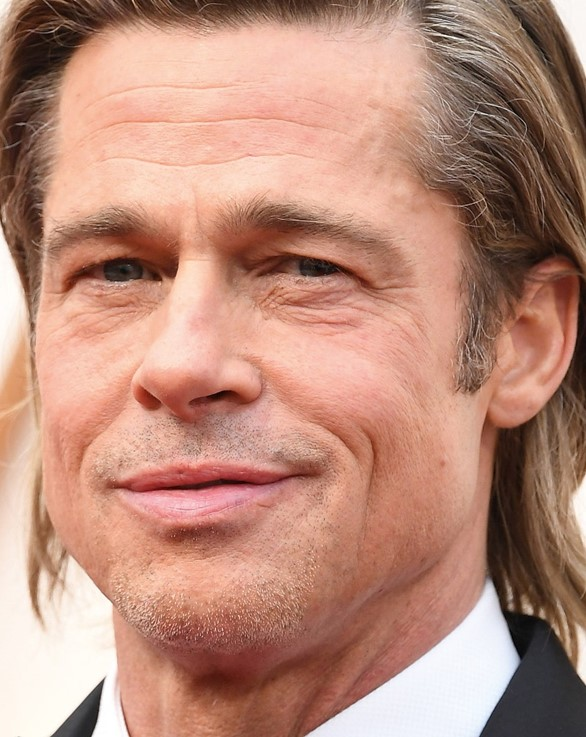
#> input picture lab2/brad.jpg, 586 x 737 px
$ python lab2_brad.py
#> lines starting #> are read from the running program, lines starting #| are printed output that depends on the picture
# Task 2: Brad Pitt Dewrinkles (COMPLETE VERSION)
import cv2 as cv
import numpy as np
from matplotlib import pyplot as plt

img = cv.imread('brad.jpg')
#> img is the input picture: shape (737, 586, 3); mean B, G, R 122.6, 139.8, 186.1
assert img is not None, "file could not be read, check with os.path.exists()"

# Convert BGR to RGB
img = cv.cvtColor(img, cv.COLOR_BGR2RGB)

print("=" * 70)
print("TASK 2: FREQUENCY DOMAIN FILTERING")
print("=" * 70)
print(f"\nImage loaded: {img.shape[1]} × {img.shape[0]} pixels")
#| Image loaded: 586 × 737 pixels

### STEP 2.1: SPATIAL DOMAIN GAUSSIAN BLUR ###
print("\n--- STEP 2.1: Spatial Domain Filtering ---")

# Gaussian blur parameters
kernel_size = 11
sigma = 1.5

print(f"Kernel size: {kernel_size}×{kernel_size}")
print(f"Sigma: {sigma}")

blurred_img_spatial = cv.GaussianBlur(img, (kernel_size, kernel_size), sigma)

# Comparison
plt.figure(figsize=[16, 8])
plt.subplot(1, 2, 1)
plt.imshow(img)
plt.axis('off')
plt.title("Original Image", fontsize=14, fontweight='bold')

plt.subplot(1, 2, 2)
plt.imshow(blurred_img_spatial)
plt.axis('off')
plt.title(f"Spatial Domain Blur\nKernel={kernel_size}×{kernel_size}, σ={sigma}",
          fontsize=14, fontweight='bold')

plt.tight_layout()
plt.show()

# Save for report
cv.imwrite('task2_step2.1_spatial_blur.jpg', cv.cvtColor(blurred_img_spatial, cv.COLOR_RGB2BGR))
print("✓ Spatial domain filtering complete")

### STEP 2.2: FFT OF GAUSSIAN KERNEL ###
print("\n--- STEP 2.2: Gaussian Kernel in Frequency Domain ---")

# Create 2D Gaussian kernel
kernel_1d = cv.getGaussianKernel(kernel_size, sigma)
kernel_2d = kernel_1d @ kernel_1d.T

# Show kernel in spatial domain
plt.figure(figsize=(12, 5))
plt.subplot(1, 2, 1)
plt.imshow(kernel_2d, cmap='hot')
plt.colorbar()
plt.title("Gaussian Kernel\n(Spatial Domain)", fontsize=12, fontweight='bold')

# For 3D visualization
ax = plt.subplot(1, 2, 2, projection='3d')
x = np.arange(kernel_size)
y = np.arange(kernel_size)
X, Y = np.meshgrid(x, y)
ax.plot_surface(X, Y, kernel_2d, cmap='hot')
ax.set_title('3D View', fontsize=12, fontweight='bold')

plt.tight_layout()
plt.show()

# Get image dimensions for padding
gray_face = cv.cvtColor(img, cv.COLOR_RGB2GRAY)
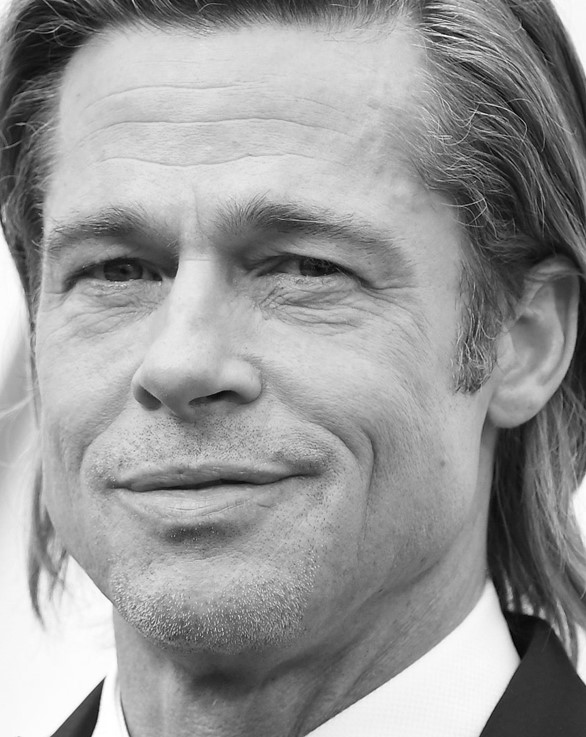
#> gray_face: shape (737, 586); min 0, max 255, mean 151.7
img_height, img_width = gray_face.shape
#> img_height = 737; img_width = 586

# Pad kernel to image size
kernel_padded = np.zeros((img_height, img_width))
kernel_padded[:kernel_size, :kernel_size] = kernel_2d

# Calculate 2D FFT and shift
kernel_fft = np.fft.fft2(kernel_padded)
kernel_fft_shifted = np.fft.fftshift(kernel_fft)

# Visualize the magnitude spectrum
magnitude_spectrum_kernel = 20 * np.log(np.abs(kernel_fft_shifted) + 1)

# Normalize for use as filter (0 to 1 range)
gaussian_filter = np.abs(kernel_fft_shifted)
gaussian_filter = gaussian_filter / gaussian_filter.max()

plt.figure(figsize=(14, 6))
plt.subplot(1, 2, 1)
plt.imshow(kernel_2d, cmap='hot')
plt.title('Gaussian Kernel (Spatial)', fontsize=12, fontweight='bold')
plt.colorbar()
plt.axis('off')

plt.subplot(1, 2, 2)
plt.imshow(magnitude_spectrum_kernel, cmap='gray')
plt.title('Gaussian Kernel (Frequency Domain)', fontsize=12, fontweight='bold')
plt.colorbar()
plt.axis('off')

# Mark center
center_x, center_y = img_width // 2, img_height // 2
#> center_x = 293; center_y = 368
plt.plot(center_x, center_y, 'r+', markersize=20, markeredgewidth=2)

plt.tight_layout()
plt.savefig('task2_step2.2_gaussian_fft.jpg', dpi=150, bbox_inches='tight')
plt.show()

print("✓ FFT of Gaussian kernel calculated")
print("✓ This is a LOW-PASS filter (bright center = low freq pass, dark edges = high freq blocked)")

### STEP 2.3: FREQUENCY DOMAIN FILTERING ###
print("\n--- STEP 2.3: Filtering in Frequency Domain ---")

# Process each RGB channel separately
filtered_rgb = np.zeros_like(img)

for channel in range(3):
    channel_name = ['Red', 'Green', 'Blue'][channel]
    print(f"Processing {channel_name} channel...")

    # Extract channel
    channel_img = img[:, :, channel]

    # Step 1: Forward FFT
    f = np.fft.fft2(channel_img)
    f_shifted = np.fft.fftshift(f)

    # Step 2: Apply filter (multiply in frequency domain)
    f_filtered = f_shifted * gaussian_filter

    # Step 3: Inverse FFT
    f_ishift = np.fft.ifftshift(f_filtered)
    img_back = np.fft.ifft2(f_ishift)
    img_back_real = np.real(img_back)

    # Clip and convert to uint8
    filtered_rgb[:, :, channel] = np.uint8(np.clip(img_back_real, 0, 255))
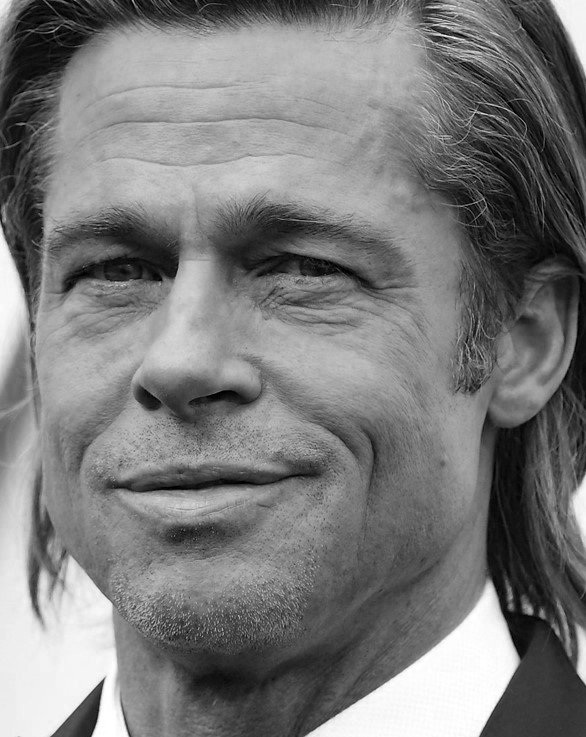
#> channel_img: shape (737, 586); min 0, max 255, mean 122.6

print("All channels processed in frequency domain")

# Visualize the process for one channel (grayscale)
f_gray = np.fft.fft2(gray_face)
f_gray_shifted = np.fft.fftshift(f_gray)
magnitude_original = 20 * np.log(np.abs(f_gray_shifted) + 1)
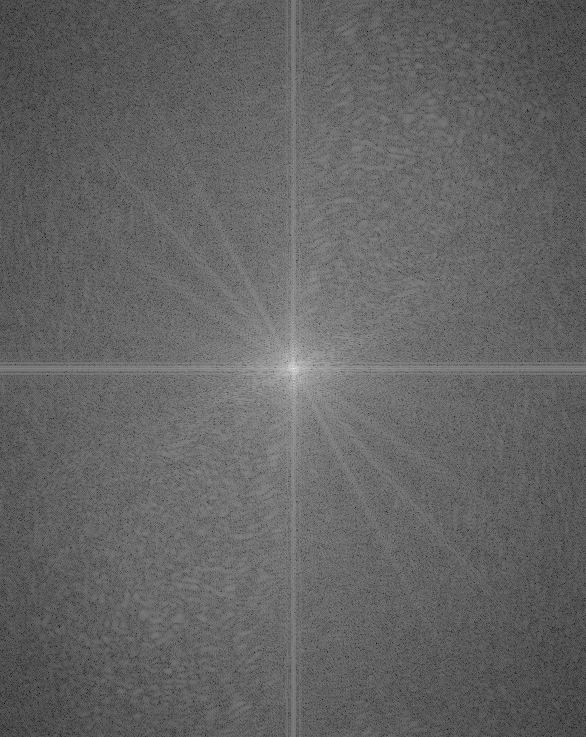
#> magnitude_original: shape (737, 586) float64; min 37.02, max 360, mean 164.4; drawn with min black and max white

f_gray_filtered = f_gray_shifted * gaussian_filter
magnitude_filtered = 20 * np.log(np.abs(f_gray_filtered) + 1)
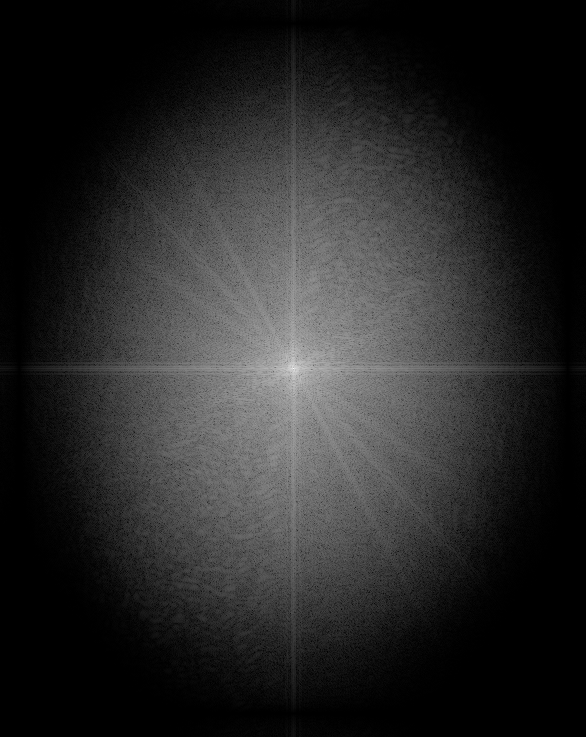
#> magnitude_filtered: shape (737, 586) float64; min 9.01e-09, max 360, mean 56.5; drawn with min black and max white

plt.figure(figsize=(18, 6))

plt.subplot(1, 3, 1)
plt.imshow(magnitude_original, cmap='gray')
plt.title('Original Spectrum', fontsize=12, fontweight='bold')
plt.axis('off')

plt.subplot(1, 3, 2)
plt.imshow(gaussian_filter, cmap='hot')
plt.title('Low-Pass Filter', fontsize=12, fontweight='bold')
plt.axis('off')

plt.subplot(1, 3, 3)
plt.imshow(magnitude_filtered, cmap='gray')
plt.title('Filtered Spectrum', fontsize=12, fontweight='bold')
plt.axis('off')

plt.suptitle('Frequency Domain Filtering Process', fontsize=14, fontweight='bold')
plt.tight_layout()
plt.show()
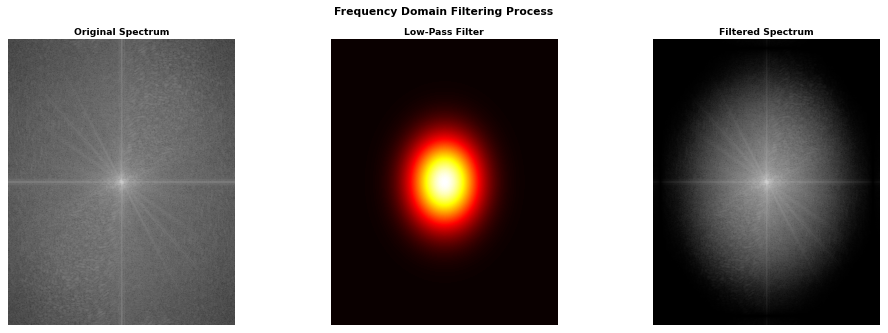
#> figure drawn by matplotlib, 3 panels

# Show final RGB result
plt.figure(figsize=(16, 8))
plt.subplot(1, 2, 1)
plt.imshow(img)
plt.axis('off')
plt.title('Original Image', fontsize=14, fontweight='bold')

plt.subplot(1, 2, 2)
plt.imshow(filtered_rgb)
plt.axis('off')
plt.title('Frequency Domain Filtered', fontsize=14, fontweight='bold')

plt.tight_layout()
plt.show()

# Save for report
cv.imwrite('task2_step2.3_frequency_filtered.jpg', cv.cvtColor(filtered_rgb, cv.COLOR_RGB2BGR))
print("Frequency domain filtering complete")

### STEP 2.4: COMPARISON ###
print("\n--- STEP 2.4: Comparison of Both Methods ---")

# Side-by-side comparison
fig, axes = plt.subplots(1, 3, figsize=(20, 7))

axes[0].imshow(img)
axes[0].set_title('Original Image', fontsize=14, fontweight='bold')
axes[0].axis('off')

axes[1].imshow(blurred_img_spatial)
axes[1].set_title('Spatial Domain Filtering\n(Step 2.1)', fontsize=14, fontweight='bold')
axes[1].axis('off')

axes[2].imshow(filtered_rgb)
axes[2].set_title('Frequency Domain Filtering\n(Step 2.3)', fontsize=14, fontweight='bold')
axes[2].axis('off')

plt.suptitle('Comparison: Spatial vs Frequency Domain Filtering',
             fontsize=16, fontweight='bold')
plt.tight_layout()
plt.savefig('task2_step2.4_comparison.jpg', dpi=150, bbox_inches='tight')
plt.show()

# Calculate difference between the two methods
difference = cv.absdiff(blurred_img_spatial, filtered_rgb)
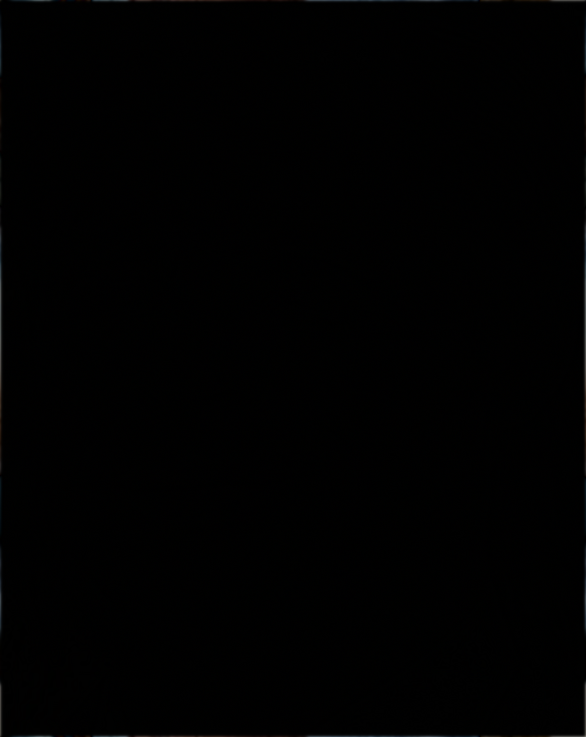
#> difference: shape (737, 586, 3); mean R, G, B 0.8, 0.8, 0.8
diff_magnitude = np.mean(difference)
#> diff_magnitude = 0.844

print("\nComparison Results:")
print(f"  Average pixel difference: {diff_magnitude:.2f}")
#|   Average pixel difference: 0.84
print(f"  Max pixel difference: {np.max(difference)}")
#|   Max pixel difference: 118

# Show difference image (amplified for visibility)
plt.figure(figsize=(10, 8))
plt.imshow(difference * 10)  # Amplify by 10 to make visible
plt.title('Difference Between Methods\n(Amplified 10x for visibility)',
          fontsize=14, fontweight='bold')
plt.colorbar(label='Pixel Difference')
plt.axis('off')
plt.show()
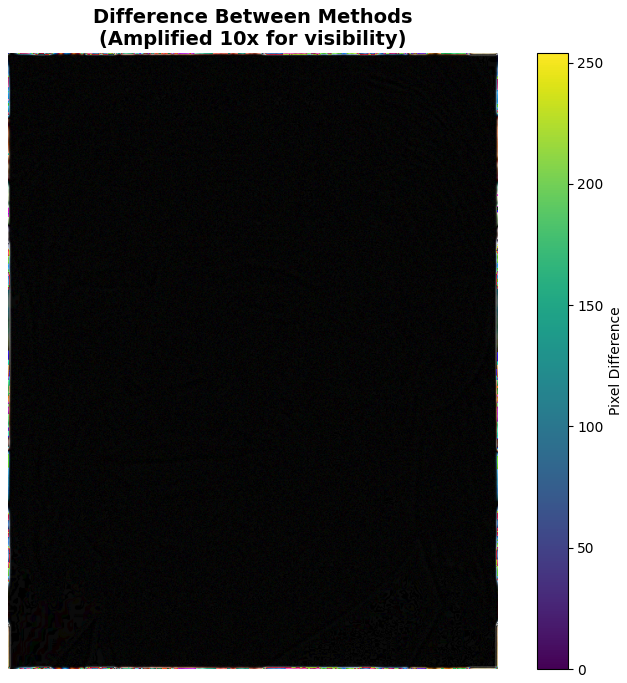
#> figure drawn by matplotlib, 2 panels

print("\nObservations:")
print("     Both methods produce VERY similar results")
print("     Small differences due to numerical precision")
print("     Validates: Convolution (spatial) = Multiplication (frequency)")

print("\nCommentary for Report:")
print("  The spatial and frequency domain methods produce nearly identical results.")
print("  Spatial domain is more intuitive and slightly simpler to implement.")
print("  Frequency domain is more efficient for large kernels and helps understand")
print("  the filtering process in terms of frequency components.")
print("  For this smoothing task, either domain works well.")


print("\n--- STEP 2.5: Testing on Unseen Image ---")

test_img_path = 'brad.jpg'

try:
    test_img = cv.imread(test_img_path)
    if test_img is not None:
        test_img = cv.cvtColor(test_img, cv.COLOR_BGR2RGB)

        print(f"Test image loaded: {test_img.shape[1]} × {test_img.shape[0]} pixels")
#| Test image loaded: 586 × 737 pixels

        # Get dimensions
        test_height, test_width = test_img.shape[:2]
#> test_height = 737; test_width = 586

        # Create filter for this image size
        kernel_padded_test = np.zeros((test_height, test_width))
        kernel_padded_test[:kernel_size, :kernel_size] = kernel_2d

        kernel_fft_test = np.fft.fft2(kernel_padded_test)
        kernel_fft_shifted_test = np.fft.fftshift(kernel_fft_test)

        gaussian_filter_test = np.abs(kernel_fft_shifted_test)
        gaussian_filter_test = gaussian_filter_test / gaussian_filter_test.max()

        # Process each channel
        filtered_test = np.zeros_like(test_img)

        for channel in range(3):
            channel_img = test_img[:, :, channel]

            f = np.fft.fft2(channel_img)
            f_shifted = np.fft.fftshift(f)
            f_filtered = f_shifted * gaussian_filter_test
            f_ishift = np.fft.ifftshift(f_filtered)
            img_back = np.fft.ifft2(f_ishift)
            img_back_real = np.real(img_back)

            filtered_test[:, :, channel] = np.uint8(np.clip(img_back_real, 0, 255))

        # Show results
        plt.figure(figsize=(16, 8))
        plt.subplot(1, 2, 1)
        plt.imshow(test_img)
        plt.axis('off')
        plt.title('Test Image (Original)', fontsize=14, fontweight='bold')

        plt.subplot(1, 2, 2)
        plt.imshow(filtered_test)
        plt.axis('off')
        plt.title('Test Image (Filtered)', fontsize=14, fontweight='bold')

        plt.suptitle('Unseen Image Testing', fontsize=16, fontweight='bold')
        plt.tight_layout()
        plt.savefig('task2_step2.5_unseen_test.jpg', dpi=150, bbox_inches='tight')
        plt.show()

        cv.imwrite('task2_step2.5_test_filtered.jpg', cv.cvtColor(filtered_test, cv.COLOR_RGB2BGR))

        print("✓ Test image filtered successfully")
        print("\nObservations on test image:")
        print("  - Same filter parameters applied")
        print("  - Smoothing effect achieved")
        print("  - Works on different face/image sizes")
        print("  - Filter adapts to new image dimensions")

    else:
        print(f"⚠️  Could not load test image: {test_img_path}")
        print("    Please provide a test image and update the filename")

except Exception as e:
    print(f"⚠️  Test image not found or error occurred")
    print(f"    To complete Step 2.5, add a test image named '{test_img_path}'")
    print("    The same filtering code will be applied to it")

### FINAL SUMMARY ###
print("\n" + "=" * 70)
print("TASK 2 COMPLETE!")
print("=" * 70)

print("\nFiles saved for your report:")
print("  1. task2_step2.1_spatial_blur.jpg")
print("  2. task2_step2.2_gaussian_fft.jpg")
print("  3. task2_step2.3_frequency_filtered.jpg")
print("  4. task2_step2.4_comparison.jpg")
print("  5. task2_step2.5_test_filtered.jpg (if test image provided)")

print("\nSummary for Report:")
print("\nStep 2.1 - Spatial Domain:")
print(f"  • Kernel size: {kernel_size}×{kernel_size}")
print(f"  • Sigma: {sigma}")
print("  • Method: cv.GaussianBlur()")

print("\nStep 2.2 - FFT of Gaussian:")
print("  • Converted Gaussian kernel to frequency domain")
print("  • Result: Low-pass filter (bright center, dark edges)")

print("\nStep 2.3 - Frequency Filtering:")
print("  • Processed each RGB channel separately")
print("  • Applied filter via multiplication in frequency domain")
print("  • Converted back using Inverse FFT")

print("\nStep 2.4 - Comparison:")
print("  • Both methods produce nearly identical results")
print(f"  • Average pixel difference: {diff_magnitude:.2f}")
#|   • Average pixel difference: 0.84
print("  • Validates equivalence of spatial and frequency approaches")

print("\nStep 2.5 - Unseen Image:")
print("  • Same filter applied to different image")
print("  • Demonstrates generalization of the method")

print("\nCONGRATULATIONS!")
print("You've completed both tasks of the assignment!")
print("=" * 70)

$ run again, with lab2/medical.jpg copied over lab2/brad.jpg
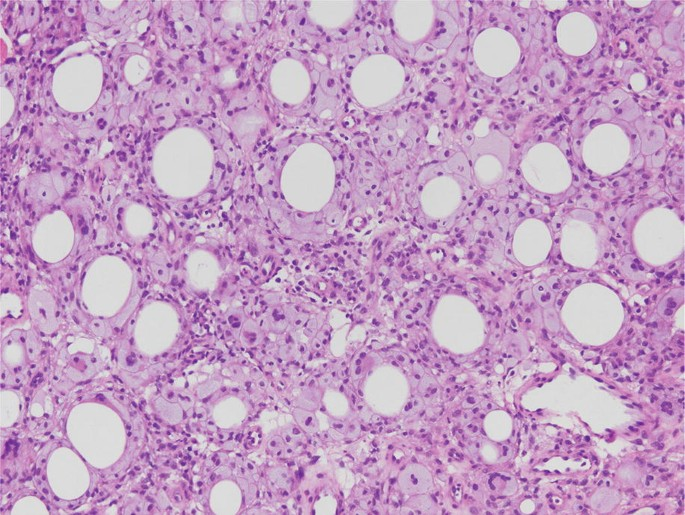
#> input picture lab2/medical.jpg, 685 x 515 px
#> img is the input picture: shape (515, 685, 3); mean B, G, R 196.2, 158.1, 195.6
#| Image loaded: 685 × 515 pixels
#> `plt.show()`:
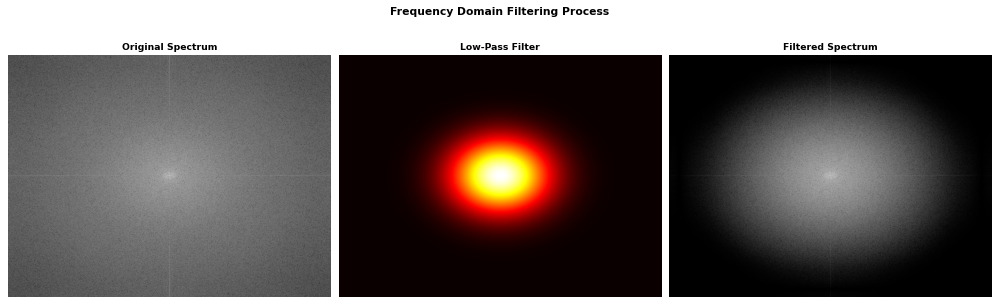
#> figure drawn by matplotlib, 3 panels
#> diff_magnitude = 0.595
#|   Average pixel difference: 0.59
#|   Max pixel difference: 52
#> `plt.show()`:
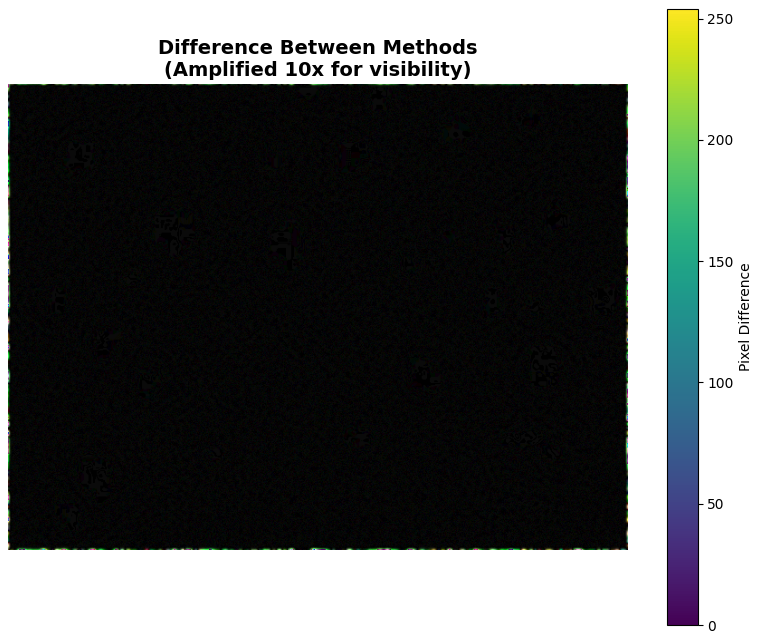
#> figure drawn by matplotlib, 2 panels
#| Test image loaded: 685 × 515 pixels
#|   • Average pixel difference: 0.59
